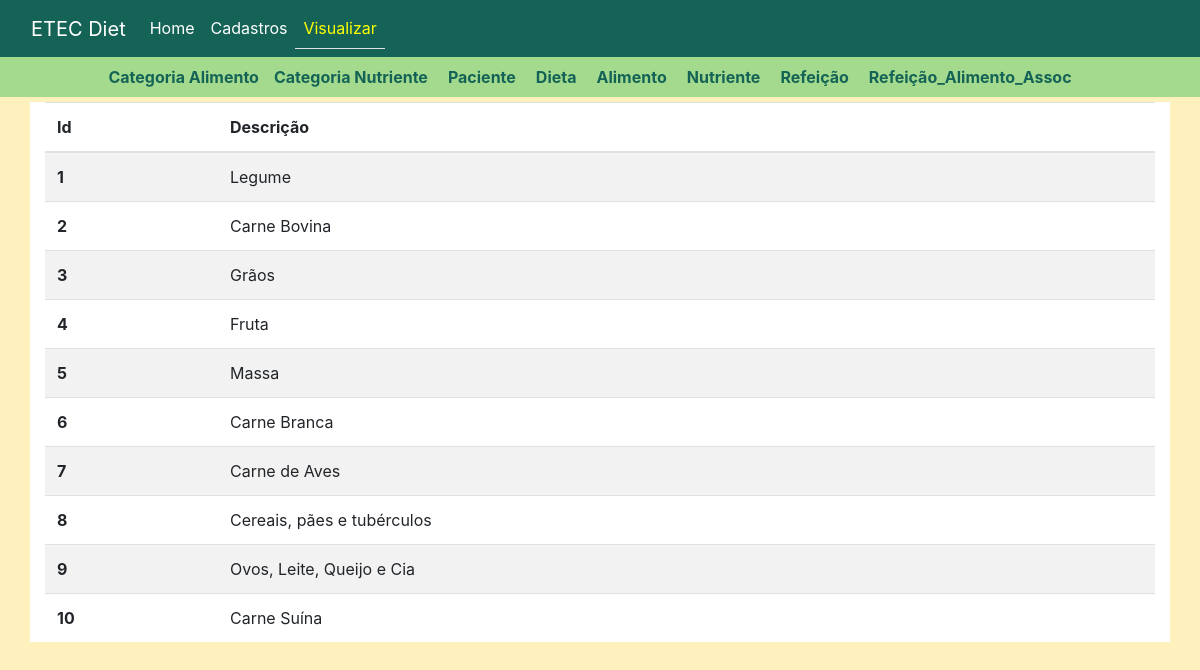
The app's page /categoria_alimento with its own data.
### tables this page shows
CREATE TABLE `categoria_alimento` (
  `id` int NOT NULL AUTO_INCREMENT,
  `descricao` varchar(100) NOT NULL,
  PRIMARY KEY (`id`)
);

### Controller/CategoriaAlimentoController.php (called while the page is built, shortened)
<?php
class CategoriaAlimentoController{
    public static function index(){
        $arr_categoria_alimentos = self::listar();
        include 'View/modules/Categoria_Alimento/ListarCategoriaAlimento.php';
    }
    public static function listar(){
        include 'Model/CategoriaAlimentoModel.php';
        $model = new CategoriaAlimentoModel();
        $arr_categoria_alimentos = $model->getAll();
        return $arr_categoria_alimentos;
    }
}

### DAO/MySQL.php (called while the page is built, shortened)
<?php
class MySQL extends PDO{
    public $dsn = "mysql:host=localhost;dbname=etec_diet";
    public $user = "root";
    public $pass = "Eduardo@mysql";
    public function __construct()
    {
        return parent::__construct($this->dsn, $this->user, $this->pass);
    }
}

### Model/CategoriaAlimentoModel.php (called while the page is built, shortened)
<?php
class CategoriaAlimentoModel{
    public function getAll(){
        include 'DAO/CategoriaAlimentoDAO.php';
        $dao = new CategoriaAlimentoDAO();
        return $dao->getAllRows();
    }
}

### DAO/CategoriaAlimentoDAO.php (called while the page is built, shortened)
<?php
class CategoriaAlimentoDAO{
    public $conexao;
    public function __construct()
    {
        include_once 'MySQL.php';
        $this->conexao = new MySQL();
    }
    public function getAllRows(){
        $sql = "SELECT * FROM categoria_alimento";
        $stmt = $this->conexao->prepare($sql);
        $stmt->execute();
        return $stmt->fetchAll(PDO::FETCH_CLASS);
    }
}

### View/modules/Categoria_Alimento/ListarCategoriaAlimento.php (the view, shortened to what this page needs)
<!DOCTYPE html>
<html lang="en">
<head>
    <?php include 'View/includes/css_config.php' ?>
</head>
<body>
    <header>
        <?php include 'View/includes/cabecalho_view.php'?>
    </header>
    <main>
        <div class="container">
            <table class="table table-striped">
                <thead>
                    <tr>
                        <th scope="col">Id</th>
                        <th scope="col">Descrição</th>
                    </tr>
                </thead>
                <tbody>
                <?php foreach($arr_categoria_alimentos as $categoria_alimento): ?>
                    <tr>
                        <th scope="row"><?=$categoria_alimento->id?></th>
                        <td><?=$categoria_alimento->descricao?></td>
                    </tr>
                <?php endforeach?>
                </tbody>
            </table>
        </div>
    </main>
</body>
</html>

### index.php (shortened to what this page needs)
<?php
include 'Controller/CategoriaAlimentoController.php';
$uri_parse = parse_url($_SERVER["REQUEST_URI"], PHP_URL_PATH);
switch($uri_parse){
    case '/categoria_alimento':
        CategoriaAlimentoController::index();
    break;
}

### View/includes/css_config.php (shortened to what this page needs)
<link rel="stylesheet"
      href="https://stackpath.bootstrapcdn.com/bootstrap/4.1.3/css/bootstrap.min.css"
>

### View/includes/cabecalho_view.php (shortened to what this page needs)
<nav class="navbar navbar-expand-lg navbar-light" style="background-color: #146356;">
  <div class="container-fluid">
    <a class="navbar-brand" href="#" style="color: white;">ETEC Diet</a>
    <div class="collapse navbar-collapse" id="navbarNavDropdown">
      <ul class="navbar-nav">
        <li class="nav-item">
          <a class="nav-link" style="color: white;" aria-current="page" href="/home">Home</a>
        </li>
        <li class="nav-item">
          <a class="nav-link" style="color: white;" href="/cadastros">Cadastros</a>
        </li>
        <li class="nav-item">
          <a class="nav-link border-bottom border-5" style="color: yellow;" href="/index">Visualizar</a>
        </li>
      </ul>
    </div>
  </div>
</nav>
<ul class="nav justify-content-center align-items-center p-2" style="background-color: #A3DA8D">
  <li class="nav-item">
    <strong><a style="color: #146356; padding-right: 15px;" href="/categoria_alimento">Categoria Alimento</a></strong>
  </li>
  <li class="nav-item">
    <strong>
      <a style="color: #146356; padding-right: 20px;" href="/categoria_nutriente">Categoria Nutriente</a>
    </strong>
  </li>
  <li class="nav-item">
    <strong>
      <a style="color: #146356; padding-right: 20px;" href="/paciente"> Paciente</a>
    </strong>
  </li>
  <li class="nav-item">
    <strong>
      <a style="color: #146356; padding-right: 20px;" href="/dieta"> Dieta</a>
    </strong>
  </li>
  <li class="nav-item">
    <strong>
      <a style="color: #146356; padding-right: 20px;" href="/alimento"> Alimento</a>
    </strong>
  </li>
  <li class="nav-item">
    <strong>
      <a style="color: #146356; padding-right: 20px;" href="/nutriente"> Nutriente</a>
    </strong>
  </li>
  <li class="nav-item">
    <strong>
      <a style="color: #146356; padding-right: 20px;" href="/refeicao"> Refeição</a>
    </strong>
  </li>
  <li class="nav-item">
    <strong>
      <a style="color: #146356; padding-right: 20px;" href="/refeicao_alimento"> Refeição_Alimento_Assoc</a>
    </strong>
  </li>
</ul>

### View/modules/Categoria_Alimento/ListarCategoriaAlimento.php (style rules this page uses)
main { padding: 5px; }
body { background-color: #FFF1BD; }
.container { background-color: white; }

### records on screen
categoria_alimento: id "1", descricao "Legume"
categoria_alimento: id "2", descricao "Carne Bovina"
categoria_alimento: id "3", descricao "Grãos"
categoria_alimento: id "4", descricao "Fruta"
categoria_alimento: id "5", descricao "Massa"
categoria_alimento: id "6", descricao "Carne Branca"
categoria_alimento: id "7", descricao "Carne de Aves"
categoria_alimento: id "8", descricao "Cereais, pães e tubérculos"
categoria_alimento: id "9", descricao "Ovos, Leite, Queijo e Cia"
categoria_alimento: id "10", descricao "Carne Suína"
